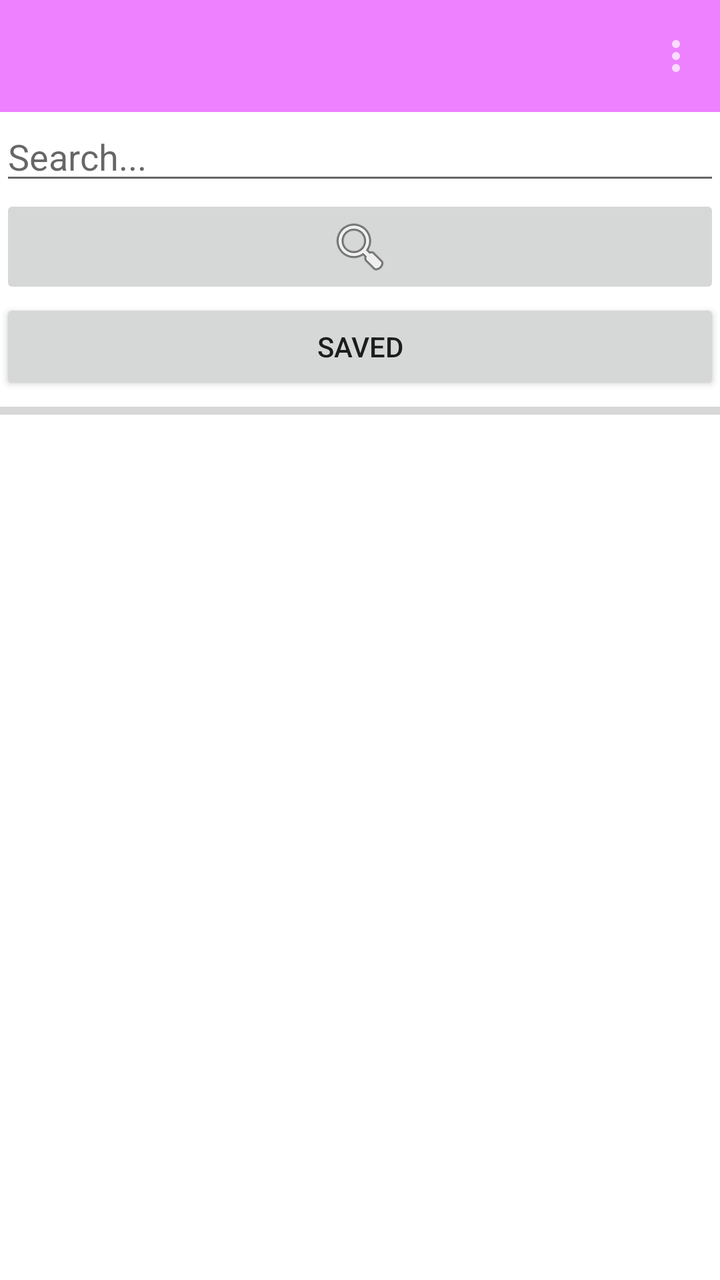
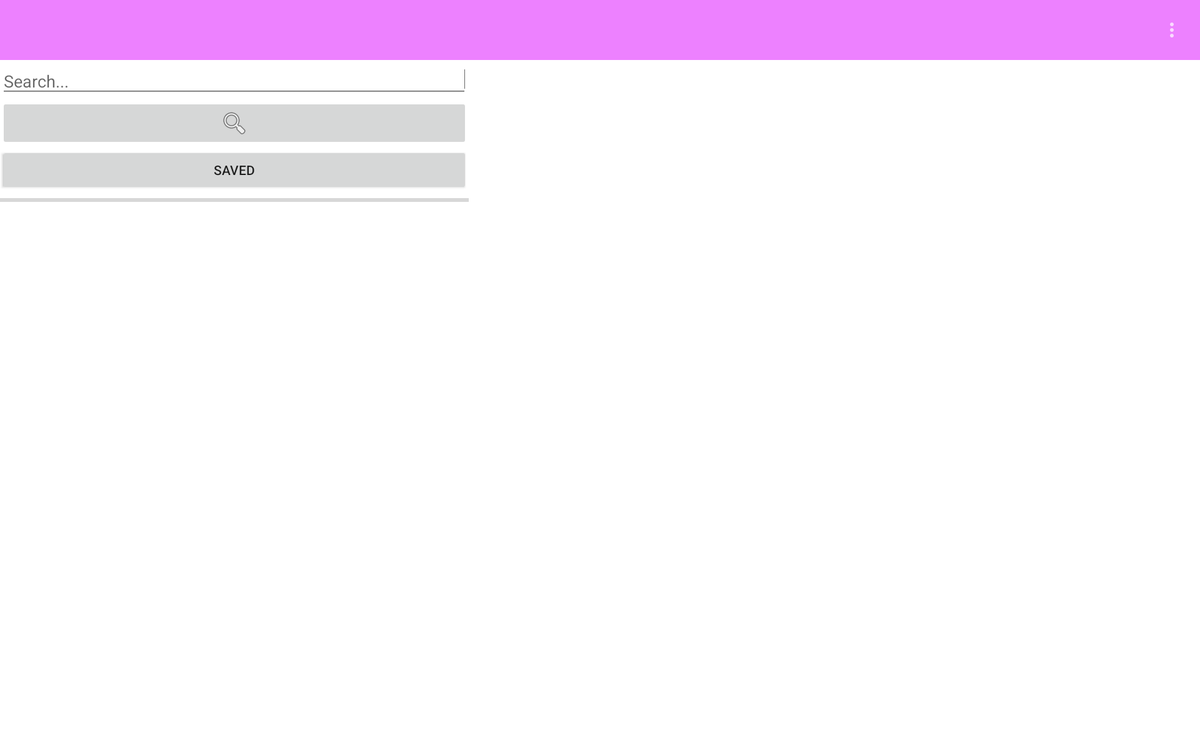

One screen, two layout resources from the same app: the default and the author's alternative for another configuration. Each is rendered where Android would select it; the XML of both is given below.
<!-- AndroidManifest.xml: application theme Theme.CST2335FinalProject -->
<!-- res/layout/activity_recipemain.xml -->
<?xml version="1.0" encoding="utf-8"?>
<RelativeLayout xmlns:app="http://schemas.android.com/apk/res-auto"
    android:layout_width="match_parent"
    xmlns:android="http://schemas.android.com/apk/res/android"
    android:layout_height="match_parent"
    xmlns:tools="http://schemas.android.com/tools"
    tools:context=".RecipeMain">

    <include
        layout="@layout/recipe_toolbarlayout"
        android:id="@+id/recipeapptoolbar" />

    <androidx.drawerlayout.widget.DrawerLayout android:id="@+id/recipedrawerlayout"
        android:layout_width="match_parent"
        android:layout_height="match_parent"
        android:layout_below="@id/recipeapptoolbar"
        tools:context=".RecipeMain">

        <RelativeLayout
            android:layout_width="match_parent"
            android:layout_height="match_parent">


            <ProgressBar
                android:id="@+id/recipemainprogress"
                style="?android:attr/progressBarStyleHorizontal"
                android:layout_width="match_parent"
                android:layout_height="wrap_content"
                android:layout_below="@id/recipesavesbutton"
                tools:visibility="visible" />

            <ImageButton
                android:id="@+id/recipesearchbutton"
                android:layout_width="match_parent"
                android:layout_height="wrap_content"
                android:layout_below="@id/recipesearchtextbox"
                android:layout_alignParentEnd="true"
                app:srcCompat="@android:drawable/ic_menu_search" />

            <Button
                android:id="@+id/recipesavesbutton"
                android:layout_width="match_parent"
                android:layout_height="wrap_content"
                android:layout_below="@id/recipesearchbutton"
                android:text="@string/recipesaved" />

            <EditText
                android:id="@+id/recipesearchtextbox"
                android:layout_width="match_parent"
                android:layout_height="wrap_content"
                android:layout_alignParentStart="true"
                android:hint="@string/recipesearchdots"
                android:inputType="textPersonName" />

            <ListView
                android:id="@+id/recipemainlist"
                android:layout_width="match_parent"
                android:layout_height="match_parent"
                android:layout_below="@id/recipesavesbutton"
                android:layout_alignParentEnd="false">

            </ListView>

        </RelativeLayout>

        <com.google.android.material.navigation.NavigationView
            android:id="@+id/recipenavigation"
            android:layout_width="wrap_content"
            android:layout_height="match_parent"
            android:layout_gravity="start|left"
            app:menu="@menu/menu_recipe_navs" />
    </androidx.drawerlayout.widget.DrawerLayout>
</RelativeLayout>
<!-- res/layout/recipe_toolbarlayout.xml (included above) -->
<?xml version="1.0" encoding="utf-8"?>
<RelativeLayout xmlns:android="http://schemas.android.com/apk/res/android"
    android:layout_width="match_parent"
    android:layout_height="wrap_content"
    xmlns:app="http://schemas.android.com/apk/res-auto"
    android:id="@+id/recipeapptoolbar">

    <androidx.appcompat.widget.Toolbar
        android:background="@color/recipePrimary"
        android:id="@+id/toolbar_top"
        android:layout_width="match_parent"
        android:layout_height="wrap_content"
        android:theme="@style/Theme.AppCompat"
        app:menu="@menu/menu_recipe_tools"/>

</RelativeLayout>
<!-- resources referenced by this layout -->
<resources>
  <color name="recipePrimary">#ED81FF</color>
  <string name="recipesaved">Saved</string>
  <string name="recipesearchdots">Search...</string>
  <style name="Theme.CST2335FinalProject" parent="Theme.MaterialComponents.DayNight.NoActionBar">
          
          <item name="colorPrimary">@color/purple_500</item>
          <item name="colorPrimaryVariant">@color/purple_700</item>
          <item name="colorOnPrimary">@color/white</item>
          
          <item name="colorSecondary">@color/teal_200</item>
          <item name="colorSecondaryVariant">@color/teal_700</item>
          <item name="colorOnSecondary">@color/black</item>
          
          <item name="android:statusBarColor" tools:targetApi="l">?attr/colorPrimaryVariant</item>
          
      </style>
  <color name="purple_500">#FF6200EE</color>
  <color name="purple_700">#FF3700B3</color>
  <color name="white">#FFFFFFFF</color>
  <color name="teal_200">#FF03DAC5</color>
  <color name="teal_700">#FF018786</color>
  <color name="black">#FF000000</color>
</resources>
<!-- res/layout-sw720dp/activity_recipemain.xml (the author's variant of the layout above) -->
<!-- drawn on a large tablet held sideways -->
<?xml version="1.0" encoding="utf-8"?>
<RelativeLayout xmlns:app="http://schemas.android.com/apk/res-auto"
    android:layout_width="match_parent"
    xmlns:android="http://schemas.android.com/apk/res/android"
    android:layout_height="match_parent"
    xmlns:tools="http://schemas.android.com/tools"
    tools:context=".RecipeMain">

    <include
        layout="@layout/recipe_toolbarlayout"
        android:id="@+id/recipeapptoolbar" />

    <androidx.drawerlayout.widget.DrawerLayout android:id="@+id/recipedrawerlayout"
        android:layout_width="match_parent"
        android:layout_height="match_parent"
        android:layout_below="@id/recipeapptoolbar"
        tools:context=".RecipeMain">

        <RelativeLayout
            android:layout_width="match_parent"
            android:layout_height="match_parent">


            <ProgressBar
                android:id="@+id/recipemainprogress"
                style="?android:attr/progressBarStyleHorizontal"
                android:layout_width="500dp"
                android:layout_height="wrap_content"
                android:layout_below="@id/recipesavesbutton"
                tools:visibility="visible" />

            <ImageButton
                android:id="@+id/recipesearchbutton"
                android:layout_width="match_parent"
                android:layout_height="wrap_content"
                android:layout_below="@id/recipesearchtextbox"
                android:layout_toStartOf="@id/recipefragmentlayout"
                app:srcCompat="@android:drawable/ic_menu_search" />

            <Button
                android:id="@+id/recipesavesbutton"
                android:layout_width="match_parent"
                android:layout_height="wrap_content"
                android:layout_below="@id/recipesearchbutton"
                android:layout_toStartOf="@id/recipefragmentlayout"
                android:text="@string/recipesaved"
                app:srcCompat="@android:drawable/btn_star" />

            <EditText
                android:id="@+id/recipesearchtextbox"
                android:layout_width="wrap_content"
                android:layout_height="wrap_content"
                android:layout_alignParentStart="true"
                android:layout_toStartOf="@id/recipefragmentlayout"
                android:hint="@string/recipesearchdots"
                android:inputType="textPersonName" />

            <ListView
                android:id="@+id/recipemainlist"
                android:layout_width="500dp"
                android:layout_height="match_parent"
                android:layout_below="@id/recipesavesbutton"
                android:layout_alignParentEnd="false">

            </ListView>

            <FrameLayout
                android:id="@+id/recipefragmentlayout"
                android:layout_width="match_parent"
                android:layout_height="match_parent"
                android:layout_alignParentStart="false"
                android:layout_alignParentEnd="true"
                android:layout_toEndOf="@id/recipemainprogress" />

        </RelativeLayout>

        <com.google.android.material.navigation.NavigationView
            android:id="@+id/recipenavigation"
            android:layout_width="wrap_content"
            android:layout_height="match_parent"
            android:layout_gravity="start|left"
            app:menu="@menu/menu_recipe_navs" />
    </androidx.drawerlayout.widget.DrawerLayout>
</RelativeLayout>
